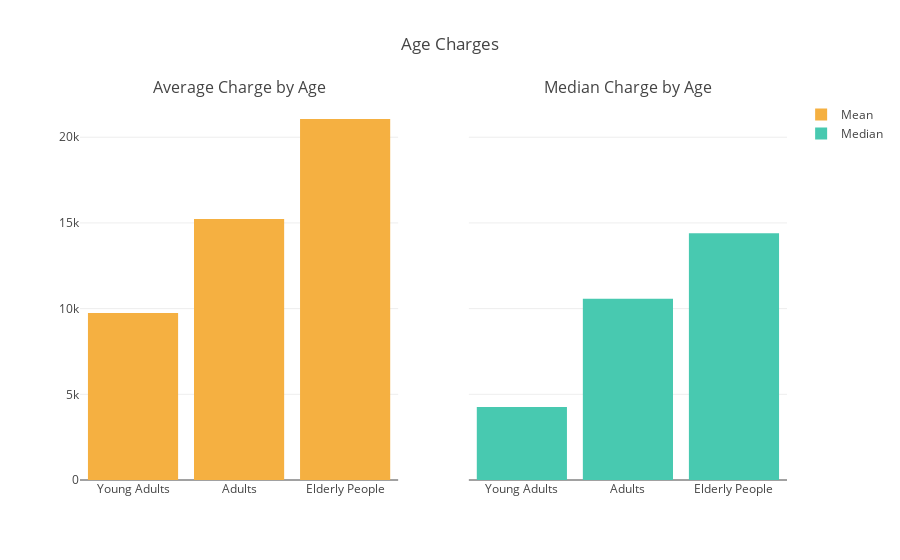

Notebook code cell kept with this figure:
### Code cell
df = data

avg_ya_charge = df["charges"].loc[df["age_cat"] == "Young adults"].mean()
avg_sa_charge = df["charges"].loc[df["age_cat"] == " Adults"].mean()
avg_e_charge = df["charges"].loc[df["age_cat"] == "Elderly People"].mean()

# Median
med_ya_charge = df["charges"].loc[df["age_cat"] == "Young adults"].median()
med_sa_charge = df["charges"].loc[df["age_cat"] == " Adults"].median()
med_e_charge = df["charges"].loc[df["age_cat"] == "Elderly People"].median()

average_plot = go.Bar(
    x=['Young Adults', 'Adults', 'Elderly People'],
    y=[avg_ya_charge, avg_sa_charge, avg_e_charge],
    name='Mean',
    marker=dict(
        color="#F5B041"
    )
)
med_plot = go.Bar(
    x=['Young Adults', 'Adults', 'Elderly People'],
    y=[med_ya_charge, med_sa_charge, med_e_charge],
    name='Median',
    marker=dict(
        color="#48C9B0"
    )
)


fig = tools.make_subplots(rows=1, cols=2, specs=[[{}, {}]],
                          subplot_titles=('Average Charge by Age','Median Charge by Age'),
                         shared_yaxes=True, print_grid=False)


fig.append_trace(average_plot, 1, 1)
fig.append_trace(med_plot, 1, 2)


fig['layout'].update(showlegend=True, title='Age Charges', bargap=0.15)
iplot(fig, filename='custom-sized-subplot-with-subplot-titles')

### Figure 1 — Plotly figure (JSON) as saved in the notebook; plotly's stock layout.template omitted (floating-point values rounded to 4 significant figures)
{"data": [{"marker": {"color": "#F5B041"}, "name": "Mean", "type": "bar", "uid": "e49d4258-ccd1-11e8-b71f-acbc327db2cf", "x": ["Young Adults", "Adults", "Elderly People"], "xaxis": "x", "y": [9744.0, 15220.0, 21060.0], "yaxis": "y"}, {"marker": {"color": "#48C9B0"}, "name": "Median", "type": "bar", "uid": "e49e0148-ccd1-11e8-abad-acbc327db2cf", "x": ["Young Adults", "Adults", "Elderly People"], "xaxis": "x2", "y": [4252.0, 10580.0, 14390.0], "yaxis": "y"}], "layout": {"annotations": [{"font": {"size": 16}, "showarrow": false, "text": "Average Charge by Age", "x": 0.225, "xanchor": "center", "xref": "paper", "y": 1, "yanchor": "bottom", "yref": "paper"}, {"font": {"size": 16}, "showarrow": false, "text": "Median Charge by Age", "x": 0.775, "xanchor": "center", "xref": "paper", "y": 1, "yanchor": "bottom", "yref": "paper"}], "bargap": 0.15, "showlegend": true, "title": "Age Charges", "xaxis": {"anchor": "y", "domain": [0, 0.45]}, "xaxis2": {"anchor": "free", "domain": [0.55, 1], "position": 0}, "yaxis": {"anchor": "x", "domain": [0, 1]}}}
